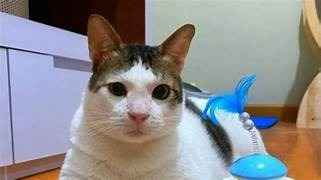
#> input picture Tugas_Sesi11/th.jpg, 321 x 180 px, found by its file name
$ python image_segmentions.py
#> lines starting #> are read from the running program, lines starting #| are printed output that depends on the picture
import numpy as np
import matplotlib.pyplot as plt
from imageio.v3 import imread
from skimage.color import rgb2gray
from scipy.ndimage import sobel

def load_image(filepath):
    image = imread(filepath)
#> image is the input picture: shape (180, 321, 3); mean R, G, B 142.1, 140.5, 141.6
    if len(image.shape) == 3:  # Convert to grayscale if RGB
        image = rgb2gray(image)
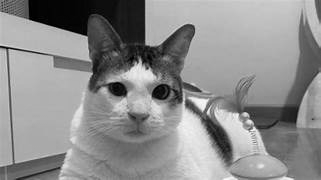
#> image: shape (180, 321) float64; min 0.000565, max 0.983, mean 0.553
    return image

def sobel_edge_detection(image):
    sobel_x = sobel(image, axis=0)
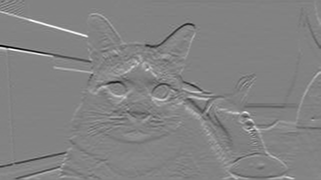
#> sobel_x: shape (180, 321) float64; min -3.12, max 2.96, mean 0.00554; drawn with min black and max white
    sobel_y = sobel(image, axis=1)
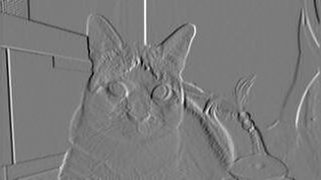
#> sobel_y: shape (180, 321) float64; min -2.3, max 2.44, mean -0.00366; drawn with min black and max white
    sobel_magnitude = np.hypot(sobel_x, sobel_y)
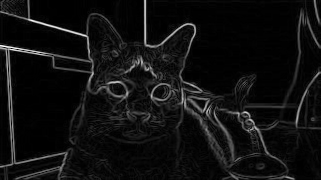
#> sobel_magnitude: shape (180, 321) float64; min 0, max 3.17, mean 0.207; drawn with min black and max white
    return sobel_magnitude / np.max(sobel_magnitude)

def basic_thresholding(image, threshold):
#> called with threshold = 0.5
    binary_image = (image > threshold).astype(np.uint8)
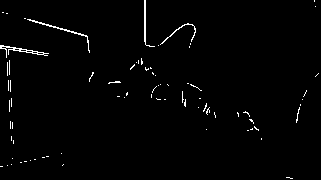
#> binary_image: shape (180, 321); values 0 (black) and 1 (white), 1.5% white in thin lines or dots
    return binary_image

def main():
    filepath = r"C:\\Users\\deans\\Downloads\\th.jpg"
    try:
        image = load_image(filepath)
    except Exception as e:
        print(f"Error loading image: {e}")
        return

    edge_image = sobel_edge_detection(image)
    threshold = 0.5
    segmented_image = basic_thresholding(edge_image, threshold)

    plt.figure(figsize=(12, 6))

    plt.subplot(1, 3, 1)
    plt.title("Original Image")
    plt.imshow(image, cmap="gray")
    plt.axis("off")

    plt.subplot(1, 3, 2)
    plt.title("Sobel Edge Detection")
    plt.imshow(edge_image, cmap="gray")
    plt.axis("off")

    plt.subplot(1, 3, 3)
    plt.title("Segmented Image")
    plt.imshow(segmented_image, cmap="gray")
    plt.axis("off")

    plt.tight_layout()
    plt.show()

if __name__ == "__main__":
    main()
